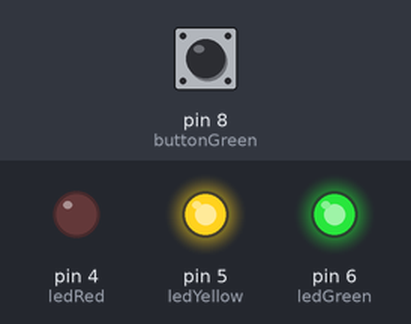
Bench run of a sketch on a simulated Arduino Uno, built with avr-gcc and run on an emulated ATmega328P. Parts: output pins drawn as LEDs (lit = HIGH). Inputs (shaded band) come from the test bench; at power-on: pin 8 (buttonGreen) HIGH.

Above: at 1.2 s.
1.3 s: pin 8 (buttonGreen) pulled LOW for 0.15 s
At 2.4 s:
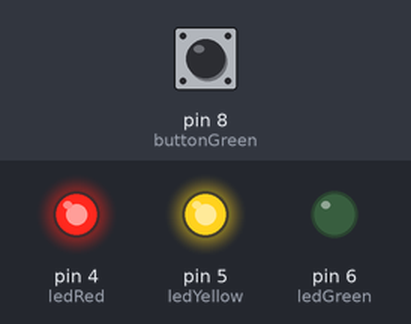
4.4 s: pin 8 (buttonGreen) pulled LOW for 3.2 s
At 6.2 s:
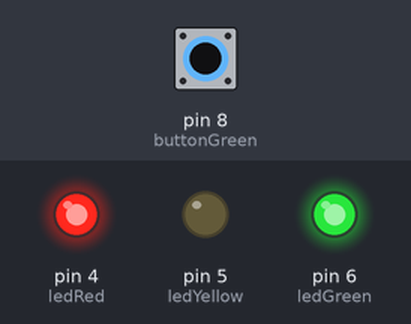
At 12.7 s:
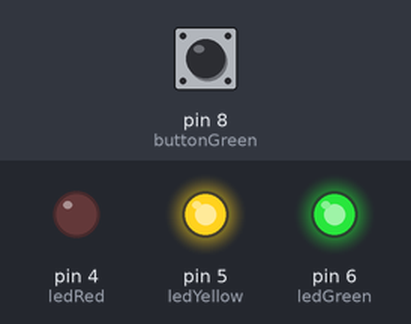
Timing chart, 0 to 14.2 s (numbered marks = the images above; inputs shaded):
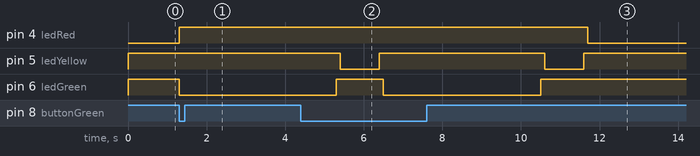

Measured:
- after the input at 1.3 s, pin 4 (ledRed): LOW → HIGH at once; pin 6 (ledGreen): HIGH → LOW at once
- after the input at 4.4 s, pin 4 (ledRed): HIGH → LOW after 7.3 s instead of 2.1 s
- by itself, pin 5 (ledYellow): alternates HIGH for 4.2 s and LOW for 1.0 s

The sketch:

TrafficLights_Button.ino
```cpp
int ledRed = 4;
int ledYellow = 5;
int ledGreen = 6;
int buttonGreen = 8;   // Start button

void setup() {
  pinMode(ledRed, OUTPUT);
  pinMode(ledYellow, OUTPUT);
  pinMode(ledGreen, OUTPUT);
  pinMode(buttonGreen, INPUT_PULLUP);
  digitalWrite(ledRed, LOW);
  digitalWrite(ledGreen, HIGH);
  digitalWrite(ledYellow, HIGH);
}

void loop() {

  int buttonPlay = digitalRead(buttonGreen); // Read Green Button (Play)

  // Run the traffic light sequence when isRunning is true
  if (buttonPlay  == LOW ) {
    digitalWrite(ledRed, HIGH);   // Red OFF

    digitalWrite(ledGreen, LOW);  // Green ON
    delay(4000);                  // Wait 4 seconds
    digitalWrite(ledGreen, HIGH); // Green OFF
    delay(100);

    digitalWrite(ledYellow, LOW); // Yellow ON
    delay(1000);                  // Wait 1 second
    digitalWrite(ledYellow, HIGH);// Yellow OFF
    delay(100);
  } else {
    digitalWrite(ledRed, LOW);    // Red ON
  }
}
```
